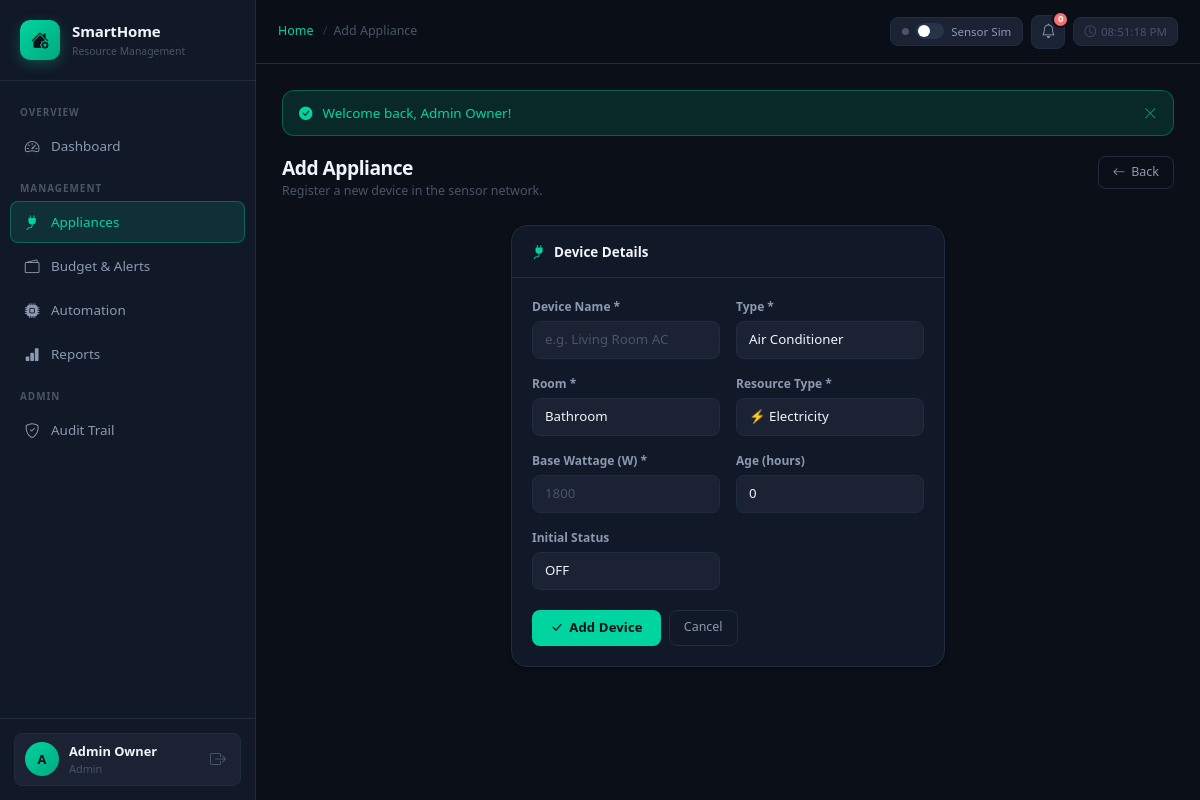
Page /appliances/create (signed in) on the committed database.
### tables this page shows
CREATE TABLE users (
    id           INT UNSIGNED AUTO_INCREMENT PRIMARY KEY,
    name         VARCHAR(100)                        NOT NULL,
    email        VARCHAR(150)                        NOT NULL UNIQUE,
    password     VARCHAR(255)                        NOT NULL,
    role         ENUM('admin','resident','guest')    NOT NULL DEFAULT 'resident',
    avatar       VARCHAR(255)                        NULL,
    created_at   DATETIME                            NOT NULL DEFAULT CURRENT_TIMESTAMP,
    updated_at   DATETIME                            NOT NULL DEFAULT CURRENT_TIMESTAMP ON UPDATE CURRENT_TIMESTAMP
);

### controllers/BaseController.php (called while the page is built, shortened)
<?php
require_once ROOT_PATH . '/config/Database.php';
require_once ROOT_PATH . '/models/User.php';
abstract class BaseController
{
    protected ?array     $currentUser = null;
    public function __construct()
    {
        $this->userModel = new User();
        if (isset($_SESSION['user_id'])) {
            $this->currentUser = $this->userModel->findById((int)$_SESSION['user_id']);
        }
    }
    protected function render(string $view, array $data = []): void
    {
        extract($data, EXTR_SKIP);
        $currentUser = $this->currentUser;
        $viewFile = ROOT_PATH . "/views/{$view}.php";
        include $viewFile;
        $content = ob_get_clean();
        include ROOT_PATH . '/views/layout/main.php';
    }
}

### controllers/ApplianceController.php (called while the page is built, shortened)
<?php
require_once ROOT_PATH . '/controllers/BaseController.php';
class ApplianceController extends BaseController
{
    public function __construct()
    {
        parent::__construct();
    }
    public function create(): void
    {
        $rooms = Database::getInstance()->fetchAll('SELECT * FROM rooms ORDER BY name');
        $this->render('appliances/create', compact('rooms', 'csrf'));
    }
}

### config/Database.php (called while the page is built, shortened)
<?php
class Database
{
    private static ?Database $instance = null;
    private PDO $pdo;
    private function __construct()
    {
        $dsn = sprintf(
            'mysql:host=%s;dbname=%s;charset=%s',
            DB_HOST, DB_NAME, DB_CHARSET
        );
        $options = [
            PDO::ATTR_ERRMODE            => PDO::ERRMODE_EXCEPTION,
            PDO::ATTR_DEFAULT_FETCH_MODE => PDO::FETCH_ASSOC,
            PDO::ATTR_EMULATE_PREPARES   => false,
        ];
        try {
            $this->pdo = new PDO($dsn, DB_USER, DB_PASS, $options);
        } catch (PDOException $e) {
            error_log('[DB] Connection failed: ' . $e->getMessage());
            http_response_code(503);
            die(json_encode(['error' => 'Database unavailable. Please try later.']));
        }
    }
    public static function getInstance(): self
    {
        if (self::$instance === null) {
            self::$instance = new self();
        }
        return self::$instance;
    }
    public function query(string $sql, array $params = []): \PDOStatement
    {
        $stmt = $this->pdo->prepare($sql);
        $stmt->execute($params);
        return $stmt;
    }
    public function fetchOne(string $sql, array $params = []): ?array
    {
        $row = $this->query($sql, $params)->fetch();
        return $row ?: null;
    }
    public function fetchAll(string $sql, array $params = []): array
    {
        return $this->query($sql, $params)->fetchAll();
    }
}

### models/User.php (called while the page is built, shortened)
<?php
require_once ROOT_PATH . '/config/Database.php';
class User
{
    private Database $db;
    public function __construct()
    {
        $this->db = Database::getInstance();
    }
    public function findById(int $id): ?array
    {
        return $this->db->fetchOne(
            'SELECT id, name, email, role, avatar, created_at FROM users WHERE id = ?',
            [$id]
        );
    }
}

### views/appliances/create.php (the view, shortened to what this page needs)
<?php $pageTitle = 'Add Appliance'; ?>
<div class="page-header">
    <div><h1 class="page-title">Add Appliance</h1><div class="page-sub">Register a new device in the sensor network.</div></div>
    <div class="page-actions"><a href="<?= BASE_URL ?>/appliances" class="btn-ghost"><i class="bi bi-arrow-left"></i> Back</a></div>
</div>
<div class="row justify-content-center">
<div class="col-lg-7 col-xl-6">
<div class="sh-card">
    <div class="sh-card-header"><div class="sh-card-title"><i class="bi bi-plug-fill" style="color:var(--accent)"></i> Device Details</div></div>
    <div class="sh-card-body">
        <form method="POST" action="<?= BASE_URL ?>/appliances/store">
            <div class="row g-3">
                <div class="col-md-6"><label class="form-label">Device Name *</label><input type="text" name="name" class="form-control" required placeholder="e.g. Living Room AC"></div>
                <div class="col-md-6"><label class="form-label">Type *</label>
                    <select name="type" class="form-select" required><?php foreach(['Air Conditioner','Refrigerator','Water Heater','Dishwasher','Television','Fan','EV Charger','Washing Machine','Microwave','Other'] as $t): ?><option value="<?= $t ?>"><?= $t ?></option><?php endforeach; ?></select></div>
                <div class="col-md-6"><label class="form-label">Room *</label>
                    <select name="room_id" class="form-select" required><?php foreach($rooms as $r): ?><option value="<?= $r['id'] ?>"><?= htmlspecialchars($r['name']) ?></option><?php endforeach; ?></select></div>
                <div class="col-md-6"><label class="form-label">Resource Type *</label>
                    <select name="resource_type" class="form-select"><option value="electricity">⚡ Electricity</option><option value="water">💧 Water</option><option value="gas">🔥 Gas</option></select></div>
                <div class="col-md-6"><label class="form-label">Base Wattage (W) *</label><input type="number" name="base_wattage" class="form-control" min="1" step="0.01" required placeholder="1800"></div>
                <div class="col-md-6"><label class="form-label">Age (hours)</label><input type="number" name="age_hours" class="form-control" min="0" value="0"></div>
                <div class="col-md-6"><label class="form-label">Initial Status</label>
                    <select name="status" class="form-select"><option value="OFF">OFF</option><option value="ON">ON</option></select></div>
            </div>
            <div style="display:flex;gap:8px;margin-top:20px">
                <button type="submit" class="btn-accent"><i class="bi bi-check-lg"></i> Add Device</button>
                <a href="<?= BASE_URL ?>/appliances" class="btn-ghost">Cancel</a>
            </div>
        </form>
    </div>
</div>
</div>
</div>

### index.php (shortened to what this page needs)
<?php
$uri    = parse_url($_SERVER['REQUEST_URI'], PHP_URL_PATH);
$base   = parse_url(BASE_URL, PHP_URL_PATH);
$uri    = '/' . ltrim(substr($uri, strlen($base)), '/');
$parts  = array_values(array_filter(explode('/', trim($uri, '/'))));
$segment0 = $parts[0] ?? 'dashboard';
$segment1 = $parts[1] ?? 'index';
$segment2 = isset($parts[2]) ? (int)$parts[2] : null;
$routes = [
    ['GET',  'auth',       'login',          'AuthController',       'loginForm'],
    ['POST', 'auth',       'login',          'AuthController',       'login'],
    ['GET',  'auth',       'register',       'AuthController',       'registerForm'],
    ['POST', 'auth',       'register',       'AuthController',       'register'],
    ['GET',  'auth',       'logout',         'AuthController',       'logout'],
    ['GET',  'dashboard',  'index',          'DashboardController',  'index'],
    ['GET',  '',           '',               'DashboardController',  'index'],
    ['GET',  'appliances', 'index',          'ApplianceController',  'index'],
    ['GET',  'appliances', 'create',         'ApplianceController',  'create'],
    ['POST', 'appliances', 'store',          'ApplianceController',  'store'],
    ['GET',  'appliances', 'edit',           'ApplianceController',  'edit'],
    ['POST', 'appliances', 'update',         'ApplianceController',  'update'],
    ['POST', 'appliances', 'delete',         'ApplianceController',  'delete'],
    ['POST', 'appliances', 'toggle',         'ApplianceController',  'toggle'],
    ['GET',  'budget',     'index',          'BudgetController',     'index'],
    ['POST', 'budget',     'save',           'BudgetController',     'save'],
    ['POST', 'budget',     'mark-read',      'BudgetController',     'markRead'],
    ['POST', 'budget',     'mark-all-read',  'BudgetController',     'markAllRead'],
    ['GET',  'automation', 'index',          'AutomationController', 'index'],
    ['POST', 'automation', 'rule',           'AutomationController', 'storeRule'],
    ['POST', 'automation', 'delete-rule',    'AutomationController', 'deleteRule'],
    ['POST', 'automation', 'toggle-rule',    'AutomationController', 'toggleRule'],
    ['GET',  'automation', 'audit',          'AutomationController', 'auditLog'],
    ['POST', 'automation', 'challenge-join', 'AutomationController', 'joinChallenge'],
    ['POST', 'automation', 'vacation',       'AutomationController', 'vacationMode'],
    ['GET',  'reports',    'index',          'ReportsController',    'index'],
    ['POST', 'reports',    'upload',         'ReportsController',    'upload'],
    ['GET',  'reports',    'pdf',            'ReportsController',    'generatePdf'],
];
$method   = $_SERVER['REQUEST_METHOD'];
foreach ($routes as [$rm, $rc, $ra, $controller, $action]) {
    $seg0Match = $segment0 === $rc || ($rc === '' && $segment0 === '');
    if ($method === $rm && $seg0Match && ($segment1 === $ra || ($ra === 'index' && $segment1 === 'index'))) {
        $ctrl = new $controller();
        if ($segment2 !== null && method_exists($ctrl, $action)) {
            $ctrl->$action($segment2);
        } else {
            $ctrl->$action();
        }
        break;
    }
}

### views/layout/main.php (shortened to what this page needs)
<!DOCTYPE html>
<html lang="en">
<head>
    <link href="https://cdn.jsdelivr.net/npm/bootstrap@5.3.2/dist/css/bootstrap.min.css" rel="stylesheet">
    <link href="https://cdn.jsdelivr.net/npm/bootstrap-icons@1.11.3/font/bootstrap-icons.min.css" rel="stylesheet">
    <link href="<?= BASE_URL ?>/assets/css/app.css" rel="stylesheet">
</head>
<body>
<nav id="sidebar">
    <div class="sb-brand">
        <div class="sb-brand-icon"><i class="bi bi-house-gear-fill"></i></div>
        <div>
            <div class="sb-brand-text">SmartHome</div>
            <div class="sb-brand-sub">Resource Management</div>
        </div>
    </div>
    <div class="sb-nav">
        <div class="sb-section">Overview</div>
        <a href="<?= BASE_URL ?>/dashboard" class="sb-link <?= str_contains($_SERVER['REQUEST_URI'],'/dashboard')?'active':'' ?>"><i class="bi bi-speedometer2"></i> Dashboard</a>
        <div class="sb-section">Management</div>
        <a href="<?= BASE_URL ?>/appliances" class="sb-link <?= str_contains($_SERVER['REQUEST_URI'],'/appliances')?'active':'' ?>"><i class="bi bi-plug-fill"></i> Appliances</a>
        <a href="<?= BASE_URL ?>/budget" class="sb-link <?= str_contains($_SERVER['REQUEST_URI'],'/budget')?'active':'' ?>"><i class="bi bi-wallet2"></i> Budget & Alerts</a>
        <a href="<?= BASE_URL ?>/automation" class="sb-link <?= str_contains($_SERVER['REQUEST_URI'],'/automation')?'active':'' ?>"><i class="bi bi-cpu-fill"></i> Automation</a>
        <a href="<?= BASE_URL ?>/reports" class="sb-link <?= str_contains($_SERVER['REQUEST_URI'],'/reports')?'active':'' ?>"><i class="bi bi-bar-chart-fill"></i> Reports</a>
        <?php if (isset($currentUser) && $currentUser['role']==='admin'): ?>
        <div class="sb-section">Admin</div>
        <a href="<?= BASE_URL ?>/automation/audit" class="sb-link <?= str_contains($_SERVER['REQUEST_URI'],'/audit')?'active':'' ?>"><i class="bi bi-shield-check"></i> Audit Trail</a>
        <?php endif; ?>
    </div>
    <div class="sb-footer">
        <div class="sb-user">
            <div class="sb-avatar"><?= strtoupper(substr($currentUser['name']??'U',0,1)) ?></div>
            <div style="min-width:0;flex:1">
                <div class="sb-user-name text-truncate"><?= htmlspecialchars($currentUser['name']??'') ?></div>
                <div class="sb-user-role"><?= ucfirst($currentUser['role']??'') ?></div>
            </div>
            <a href="<?= BASE_URL ?>/auth/logout" class="sb-logout" title="Sign out"><i class="bi bi-box-arrow-right"></i></a>
        </div>
    </div>
</nav>
<header id="topbar">
    <div class="topbar-left">
        <nav class="page-breadcrumb">
            <a href="<?= BASE_URL ?>/dashboard">Home</a>
            <?php if(isset($pageTitle)): ?><span class="sep">/</span><span><?= htmlspecialchars($pageTitle) ?></span><?php endif; ?>
        </nav>
    </div>
    <div class="topbar-right">
        <label class="sim-wrap" for="simToggle" title="Simulate sensor data feed">
            <span class="sim-indicator" id="simDot"></span>
            <input type="checkbox" id="simToggle" role="switch">
            <span class="sim-label">Sensor Sim</span>
        </label>
        <div class="notif-wrap">
            <button class="notif-bell" id="notifBell" aria-label="Notifications" aria-expanded="false">
                <i class="bi bi-bell"></i>
                <span class="notif-badge" id="notifBadge">0</span>
            </button>
        </div>
        <div class="topbar-clock">
            <i class="bi bi-clock"></i>
            <span id="liveClock">--:--:--</span>
        </div>
    </div>
</header>
<main id="main">
    <div class="page-body">
        <?php
        $flash = $_SESSION['flash'] ?? null;
        if ($flash):
            $ficon = ['success'=>'check-circle-fill','danger'=>'x-circle-fill','warning'=>'exclamation-triangle-fill','info'=>'info-circle-fill'][$flash['type']] ?? 'info-circle-fill';
        ?>
        <div class="flash-bar flash-<?= htmlspecialchars($flash['type']) ?>" role="alert">
            <i class="bi bi-<?= $ficon ?>"></i>
            <span><?= htmlspecialchars($flash['message']) ?></span>
            <button onclick="this.parentElement.remove()" class="flash-close"><i class="bi bi-x-lg"></i></button>
        </div>
        <?php endif; ?>
        <?= $content ?>
    </div>
</main>
</body>
</html>

### rows in the picture
users: name "A", name "Admin Owner", role "Admin"

### other values in the picture
form field type "Air Conditioner"
form field room_id "Bathroom"
